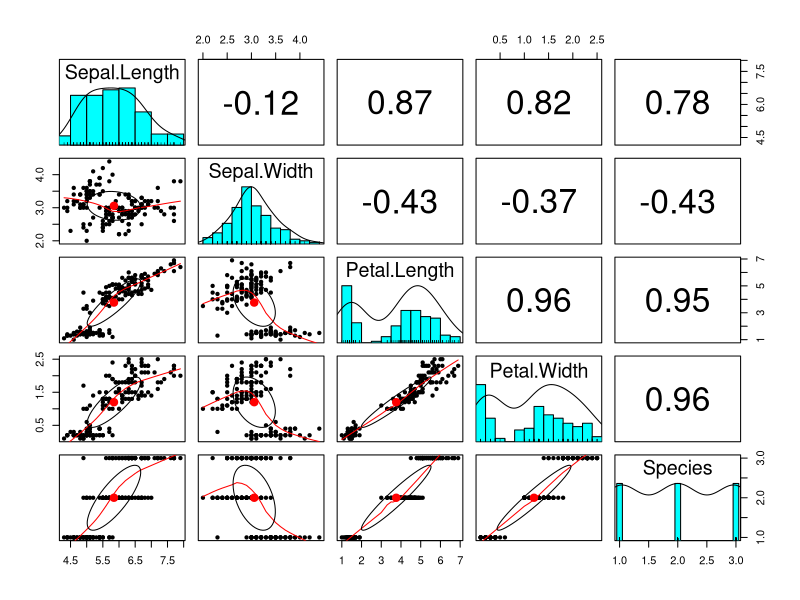
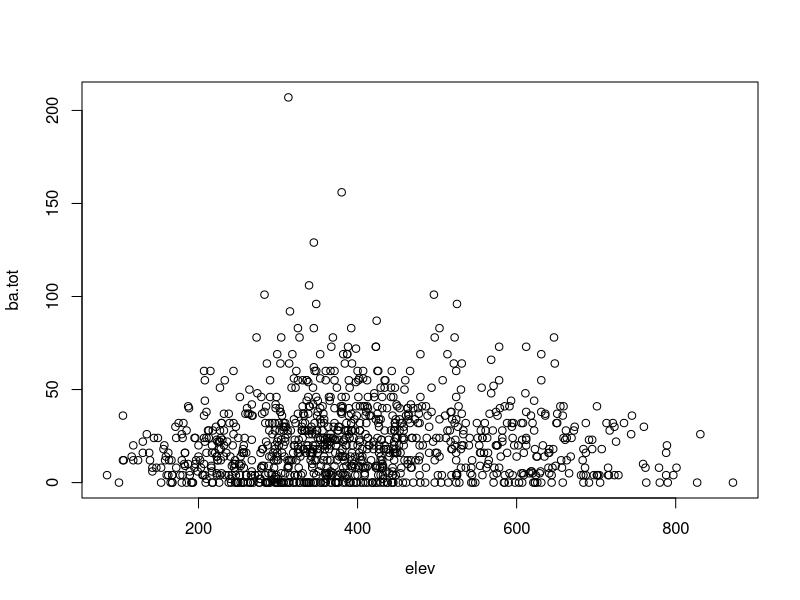
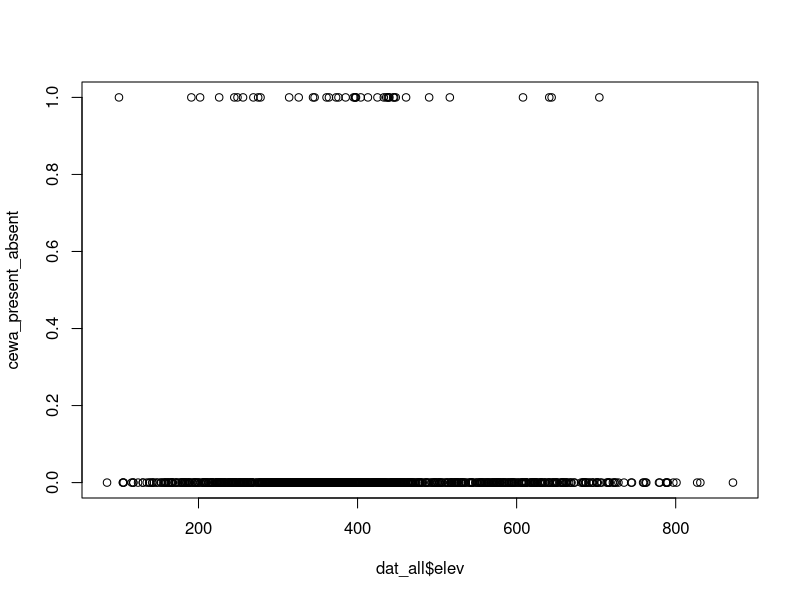
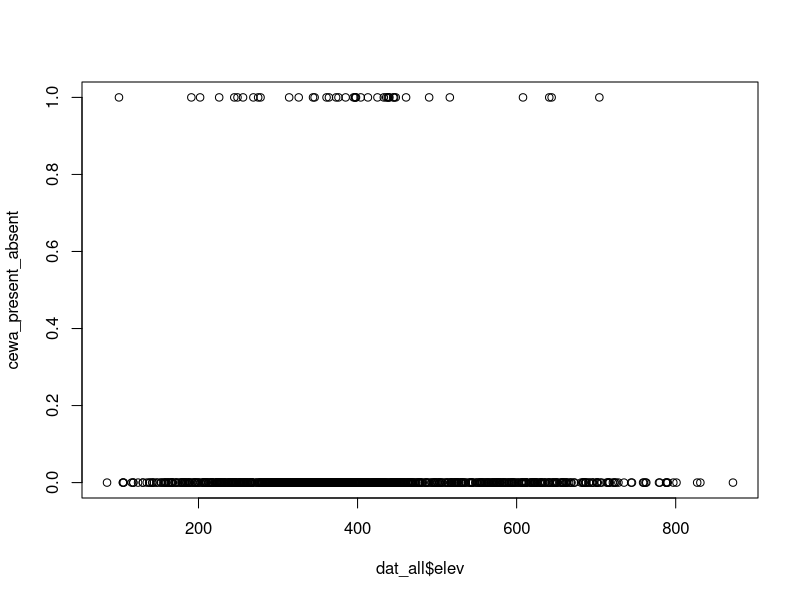

R code for these plots, in order: (Note: this script raises an error after producing the figures.)
install.packages("psych")
install.packages("here")
require("psych")
require(here)

pairs.panels(iris)
here(iris)


getwd()

read.csv(here("data", "bird.sta.csv"))
dat_bird <- data.frame(read.csv(here("data", "bird.sta.csv")))
read.csv(here("data", "hab.sta.csv"))
dat_habitat <- data.frame(read.csv(here("data", "hab.sta.csv")))
head(dat_bird)

dat_all <- data.frame(merge(dat_bird, dat_habitat, by=c("basin", "sub", "sta")))
dat_all
plot(ba.tot ~ elev, data = dat_all)
sample(dat_all$CEWA, 20)
cewa_present_absent <- as.numeric(dat_all$CEWA > 1)
cewa_present_absent
plot(x = dat_all$elev, y = cewa_present_absent)
plot(x = dat_all$elev, y = cewa_present_absent)
curve(logistic_midpoint_slope(x, midpoint = 400, slope = 0.1), add = TRUE)

# Function to calculate the logistic parameter a given the slope and midpoint
get_logistic_param_a = function(slope, midpoint)
{
  b = slope / 4
  return (-midpoint * (slope / 4))
}

# Function to calculate the logistic parameter b given the slope
get_logistic_param_b = function(slope)
{
  return (slope / 4)
}

# Calculate the value of the logistic function at x, given the parameters a and b.
logistic = function(x, a, b)
{
  val = exp(a + b * x)
  return(val / (1 + val))
}

# Calculate the value of the logistic function at x, given a slope and midpoint.
logistic_midpoint_slope = function(x, midpoint, slope)
{
  b = get_logistic_param_b(slope)
  a = get_logistic_param_a(slope, midpoint)
  return(logistic(x, a, b))
}

plot(x = dat_all$elev, y = cewa_present_absent)
curve(logistic_midpoint_slope(x, midpoint = 400, slope = -0.1), add = TRUE)

plot(x = dat_all$elev, y = cewa_present_absent)
curve(logistic_midpoint_slope(x, midpoint = 400, slope = -0.005), add = TRUE)

plot(x = dat_all$elev, y = cewa_present_absent)
curve(logistic_midpoint_slope(x, midpoint = 400, slope = -0.005), add = TRUE)

cewa_present_absent <- as.numeric(dat_all$AMCR > 1)
cewa_present_absent

plot(x = dat_all$elev, y = cewa_present_absent)
plot(x = dat_all$elev, y = cewa_present_absent)

curve(logistic_midpoint_slope(x, midpoint = 400, slope = 0.1), add = TRUE)

recr_present_absent <- as.numeric(dat_all$AMRO > 1)
recr_present_absent

plot(x = dat_all$elev, y= recr_present_absent, xlab= "Elevation") 
curve(logistic_midpoint_slope(x, midpoint = 400, slope = -0.2), add = TRUE)

boolean_jay <- dat_all$GRJA > 0
dat_all$GRJA[boolean_jay]

sum(dat_all$GRJA > 0)

dat_all$GRJA 

sum(dat_all$GRJA)

dat_all$GRJA[boolean_jay[0]]
dat_all["FALSE"]

sum(dat_all$GRJA)

head(dat_all)

plot(main= "Impact of Elevation on Crow Occurrence", x = dat_all$elev, y= recr_present_absent, xlab= "Elevation", ylab = "Crow Occurrence") 
curve(logistic_midpoint_slope(x, midpoint = 400, slope = -0.2), add = TRUE)

sum(dat_all$GRJA)
sum(dat_all$GRJA > 0) 
